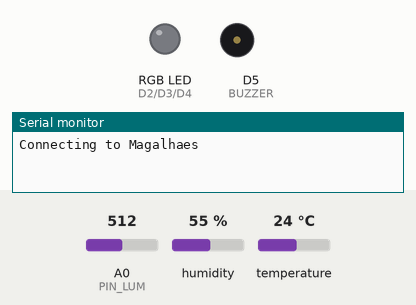
Simulated run of this sketch. Board: ESP8266 (NodeMCU). Parts: an RGB LED mixed from three pins (HIGH = lit), buzzer (waves = sounding, pin HIGH), the last lines printed to the serial monitor. Inputs (shaded band) come from the test bench; at power-on: A0 (PIN_LUM) = 512, humidity 55 %, temperature 24 °C. WiFi joins after 1.5 s; servers stay silent unless stated.

Above: at 0.1 s.
At 1.6 s:
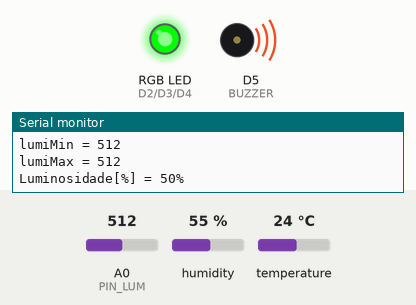
At 70.8 s:
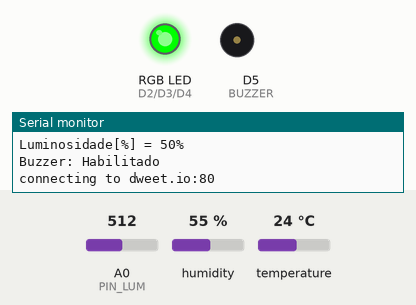
Timing chart, 0 to 72.3 s (numbered marks = the images above):
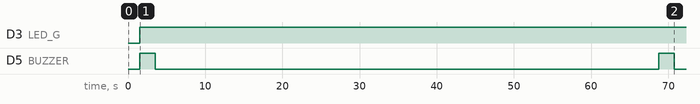

The sketch:

IoT_Dweet.ino
```cpp
/*
    This sketch establishes a TCP connection to a "quote of the day" service.
    It sends a "hello" message, and then prints received data.
*/

#include <ESP8266WiFi.h>
#include <DHT.h>

#define PIN_LUM A0
#define DHTTYPE DHT11
#define DHTPIN  D1
#define LED_R   D2
#define LED_G   D3
#define LED_B   D4
#define BUZZER  D5

// Global Variable
float temperatura = 0.0; float umidade = 0.0;
float tempMin = 999; float tempMax = 0;
float umidMin = 999; float umidMax = 0;
int luminosidade = 0;
int luminosidade_perc = 0;
int lumiMax = 0; int lumiMin = 999;
String current_color = "";
String status_buzzer = "Desabilitado";

#ifndef STASSID
#define STASSID "Magalhaes"
#define STAPSK  "magal2020"
#endif

const char* ssid     = STASSID;
const char* password = STAPSK;

const uint16_t port = 80;
const char* host = "dweet.io";
String thing_name = "alexandre_dm120";

DHT dht(DHTPIN, DHTTYPE);

WiFiClient client;

void setup() {
  Serial.begin(115200);

  // Initialize the DHT11
  dht.begin();

  // Enable LEDs RGB
  pinMode(LED_R, OUTPUT);
  pinMode(LED_G, OUTPUT);
  pinMode(LED_B, OUTPUT);
  // Enable Buzzer
  pinMode(BUZZER, OUTPUT);

  // We start by connecting to a WiFi network
  Serial.println();
  Serial.println();
  Serial.print("Connecting to ");
  Serial.println(ssid);

  /* Explicitly set the ESP8266 to be a WiFi-client, otherwise, it by default,
     would try to act as both a client and an access-point and could cause
     network-issues with your other WiFi-devices on your WiFi-network. */
  WiFi.mode(WIFI_STA);
  WiFi.begin(ssid, password);

  while (WiFi.status() != WL_CONNECTED) {
    delay(500);
    Serial.print(".");
  }

  Serial.println("");
  Serial.println("WiFi connected");
  Serial.println("IP address: ");
  Serial.println(WiFi.localIP());
}

void loop() {

  ReadTempHumidity();

  ReadLuminosidade();

  Serial.print("connecting to ");
  Serial.print(host);
  Serial.print(':');
  Serial.println(port);

  // Use WiFiClient class to create TCP connections
  if (!client.connect(host, port)) {
    Serial.println("connection failed");
    delay(5000);
    return;
  }

  // This will send a string to the server
  Serial.println("sending data to server");
  if (client.connected()) {
    postToDweet();
  }

  // wait for data to be available
  unsigned long timeout = millis();
  while (client.available() == 0) {
    if (millis() - timeout > 5000) {
      Serial.println(">>> Client Timeout !");
      client.stop();
      delay(60000);
      return;
    }
  }

  // Read all the lines of the reply from server and print them to Serial
  Serial.println("receiving from remote server");
  // not testing 'client.connected()' since we do not need to send data here
  while (client.available()) {
    char ch = static_cast<char>(client.read());
    Serial.print(ch);
  }

  // Close the connection
  Serial.println();
  Serial.println("closing connection");
  client.stop();

  delay(3000); // execute once every 5 minutes, don't flood remote service
}

void ReadTempHumidity() {

  // Read Temp
  temperatura = dht.readTemperature();
  Serial.print("Temperature: ");
  Serial.println(temperatura);
  if(temperatura > tempMax) tempMax = temperatura;
  if(temperatura < tempMin) tempMin = temperatura;
  Serial.println("TempMax: " + String(tempMax));
  Serial.println("TempMin: " + String(tempMin));

  // Read Hum.
  umidade = dht.readHumidity();
  Serial.print("Humidity: ");
  Serial.println(umidade);
  if(umidade > umidMax) umidMax = umidade;
  if(umidade < umidMin) umidMin = umidade;
  Serial.println("HumidMax: " + String(umidMax));
  Serial.println("HumidMin: " + String(umidMin));

  if (temperatura >= 30 && temperatura < 100) {
    acendeLED(255,0,0);
    current_color = "Vermelha";
  }
  else if (temperatura >= 10 && temperatura < 30) {
    acendeLED(0,255,0);
    current_color = "Verde";
  }
  else {
    acendeLED(0,0, 255);
    current_color = "Azul";
  }
  Serial.println("Cor: " + current_color);
  Serial.println("");
}


void ReadLuminosidade() {

  luminosidade = analogRead(PIN_LUM);
  Serial.print("Luminosidade = " );
  Serial.println(luminosidade);
  if(luminosidade < lumiMin) lumiMin = luminosidade;
  if(luminosidade > lumiMax) lumiMax = luminosidade;
  Serial.println("lumiMin = " + String(lumiMin));
  Serial.println("lumiMax = " + String(lumiMax));

  luminosidade_perc = map(luminosidade, 0, 1023, 0, 100);
  Serial.print("Luminosidade[%] = " );
  Serial.print(luminosidade_perc);
  Serial.println("%");

  if(luminosidade_perc >= 50) {
    acionaBuzzer();
    status_buzzer = "Habilitado";
  } else {
    status_buzzer = "Desabilitado";
  }
  Serial.println("Buzzer: " + status_buzzer);
  Serial.println("");
}

void acendeLED(int r, int g, int b){
  analogWrite(LED_R, r);
  analogWrite(LED_G, g);
  analogWrite(LED_B, b);
}

void acionaBuzzer(){
  digitalWrite(BUZZER, HIGH);
  delay(2000);
  digitalWrite(BUZZER, LOW);
}


void postToDweet(){
  String params;
  params += "temperatura=" + String(temperatura) + "&";
  params += "tempMax=" + String(tempMax) + "&";
  params += "tempMin=" + String(tempMin) + "&";
  params += "umidade=" + String(umidade) + "&";
  params += "umidMax=" + String(umidMax) + "&";
  params += "umidMin=" + String(umidMin) + "&";
  params += "luminosidade=" + String(luminosidade) + "&";
  params += "lumMax=" + String(lumiMax) + "&";
  params += "lumMin=" + String(lumiMin) + "&";
  params += "current_color=" + String(current_color) + "&";
  params += "status_buzzer=" + String(status_buzzer);

  String request = "POST /dweet/for/" + thing_name + "?" + params;
  Serial.println("REQUEST: " + request);
  client.println(request);
  client.println("Host: https://www.dweet.io");
  client.println("Connection: close");
  client.println();
}
```

Measured:
- by itself, D3 (LED_G): LOW → HIGH at 1.5 s
- by itself, D5 (BUZZER): alternates HIGH for 2.0 s and LOW for 65.3 s
